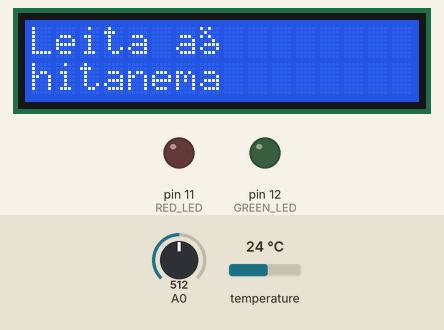
The sketch below on a simulated Arduino Uno, built with avr-gcc and run on an emulated ATmega328P. Shown: 16×2 character LCD, output pins drawn as LEDs (lit = HIGH). The inputs (shaded band) are chosen by the test bench; at power-on: A0 = 512, temperature 24 °C. EEPROM starts erased; pins used as bus, display or sensor lines are not drawn; what the sketch prints to the serial monitor is not drawn.

Above: at 3.1 s.
At 10.7 s:
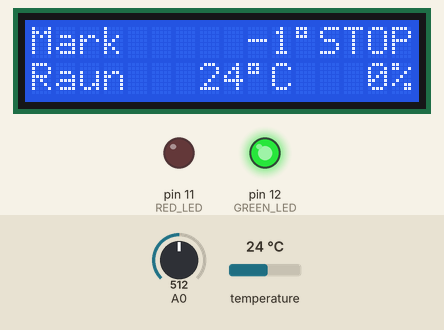
10.8 s: A0 set to 716
At 12.2 s:
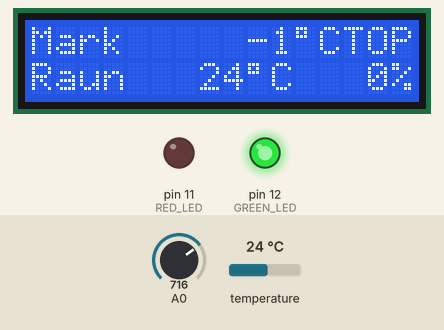
14.9 s: A0 set to 607
17.3 s: A0 set to 583
At 18.9 s:
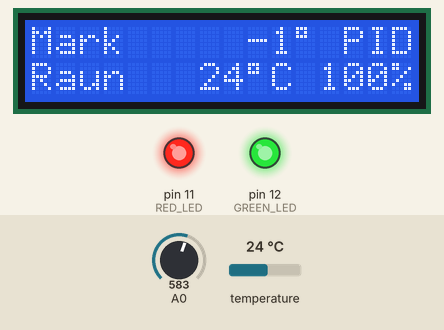
19.8 s: A0 set to 218
23.9 s: A0 set to 181
26.4 s: A0 set to 716
At 28.3 s:
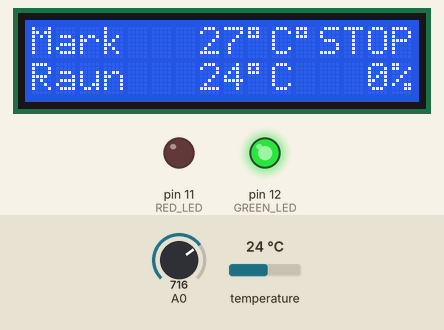
Timing chart, 0 to 29.4 s (numbered marks = the images above; inputs shaded):
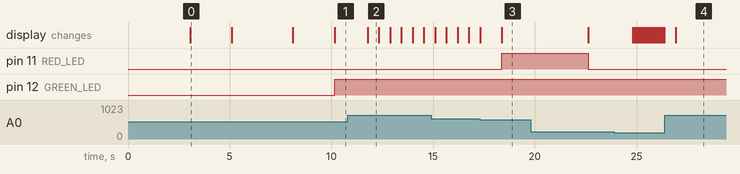

Measured:
- the behaviour switches between 600 and 599 on A0 (found by bisection; images 2 and 3)
- after the input at 10.8 s, the display: changes after 0.98 s (image 2)
- after the input at 17.3 s, pin 11 (RED_LED): LOW → HIGH after 1.1 s
- after the input at 26.4 s, pin 11 (RED_LED): stays LOW (without the input it goes to HIGH after 0.26 s); the display: changes after 0.53 s (image 4)
- what the display in image 0 shows lasts 2.0 s, from 3.1 s to 5.1 s
- what the display in image 2 shows lasts 0.5 s, from 11.8 s to 12.3 s

The sketch:

hitastyringv0.3.ino
```cpp
#include <EEPROM.h>
#include <OneWire.h>
#include <LiquidCrystal.h>
#include <AutoPID.h>

#define TYPE_MAX31850 3
#define ONE_WIRE_BUS 2
OneWire ds(2);       //Thermocouple

byte i;
byte present = 0;
byte data[12];
byte addr[8];

bool PID = true;     //use binary control (false) or PID control (true)

double readtemp;     //read temp from sensor
double settemp;
int inttemp;         //converted reading to int
int intset;          //setpoint temp
int setdiff = 30;         //difference from setpoint


int mintemp = 20;    //lower setpoint limit
int maxtemp = 1250;  //upper setpoint limit

uint8_t state = 2;   //0 ramp up // 1 PID // 2 cool

unsigned long lastTempUpdate;

#define TEMP_READ_DELAY 1000
#define OUTPUT_MIN 0
#define OUTPUT_MAX 255
#define KP 20       //15
#define KI 0.3     //0.002
#define KD 0        //0

double outputVal = 255;         //PWM out after first ramp-up

AutoPID myPID(&readtemp, &settemp, &outputVal, OUTPUT_MIN, OUTPUT_MAX, KP, KI, KD);

//LCD pin to Arduino
const int pin_RS = 8;
const int pin_EN = 9;
const int pin_d4 = 4;
const int pin_d5 = 5;
const int pin_d6 = 6;
const int pin_d7 = 7;
const int pin_BL = 10;

//custom "Í" letter for display
byte iii[8] ={
  B00010,
  B00100,
  B01110,
  B00100,
  B00100,
  B00100,
  B01110,
  B00000,
};

//custom "ð" letter for display
byte eth[8] ={
  B10100,
  B01000,
  B10100,
  B00010,
  B01111,
  B10001,
  B01110,
  B00000,
};


LiquidCrystal lcd( pin_RS,  pin_EN,  pin_d4,  pin_d5,  pin_d6,  pin_d7);

void setup() {
  //Set Digital Outputs
  pinMode(12, OUTPUT); //GREEN LED
  pinMode(11, OUTPUT); //RED LED
  pinMode(3, OUTPUT);  //SSR

  Serial.begin(9600);

  //Start Display
  lcd.begin(16, 2);
  lcd.createChar(0, iii);
  lcd.createChar(1, eth);
  lcd.setCursor(0,0);
  lcd.print("Hersluofn");
  lcd.setCursor(0,1);
  lcd.print("FabLab ");
  lcd.write(byte(0));
  lcd.print("sa");

  delay(3000);

  lcd.clear();
  lcd.setCursor(0,0);
  lcd.print("Leita a");
  lcd.write(byte(1));
  lcd.setCursor(0,1);
  lcd.print("hitanema");

  delay(2000);

  if (!ds.search(addr)){
    lcd.clear();
    lcd.setCursor(0,0);
    lcd.print("Fann ekki");
    lcd.setCursor(0,1);
    lcd.print("Hitanemann");
    Serial.println("Unable to find address for Device 0");
    delay(10000);
  }

  lcd.clear();

//  Serial.println("starting");
//  Serial.print("ROM =");
//  for( i = 0; i < 8; i++) {
//    Serial.write(' ');
//    Serial.print(addr[i], HEX);
//  }
//  if (OneWire::crc8(addr, 7) != addr[7]) {
//     Serial.println("CRC is not valid!");
//     return;
//  }
  lcd.setCursor(0,0);
  lcd.print("Hitanemi");
  lcd.setCursor(0,1);
  lcd.print("fundinn");

  delay(3000);

  lcd.clear();

  //Display Setup
  lcd.setCursor(0,0);
  lcd.print("Mark");
  lcd.setCursor(0,1);
  lcd.print("Raun");

  delay(50);

  //Read intset from EEPROM
  cli();
  byte byte1 = EEPROM.read(0);
  byte byte2 = EEPROM.read(1);
  intset = (byte1 << 8) + byte2;
  settemp = intset;
  sei();

  while (!updateTemp()) {}


  myPID.setBangBang(setdiff);

  myPID.setTimeStep(4000);

}

bool updateTemp() {   //read sensor
  if((millis() - lastTempUpdate) > TEMP_READ_DELAY){
    ds.reset();
    ds.select(addr);
    ds.write(0x44, 0);        // start conversion, without parasite power
    delay(1000);     // maybe 750ms is enough, maybe not
    present = ds.reset();
    ds.select(addr);
    ds.write(0xBE);         // Read Scratchpad
    for ( i = 0; i < 9; i++) {           // 9 bytes
      data[i] = ds.read();
    }
    int16_t raw = (data[1] << 8) | data[0];
    if (raw & 0x01) {
        Serial.println("**FAULT!**");
        return;
    } else {
      byte cfg = (data[4] & 0x60);
      // at lower res, the low bits are undefined, so let's zero them
      if (cfg == 0x00) raw = raw & ~7;  // 9 bit resolution, 93.75 ms
      else if (cfg == 0x20) raw = raw & ~3; // 10 bit res, 187.5 ms
      else if (cfg == 0x40) raw = raw & ~1; // 11 bit res, 375 ms
      //// default is 12 bit resolution, 750 ms conversion time
    }
        //convert to celcius
    readtemp = (float)raw / 16.0;
     return true;
    }
  return false;
}

void loop() {

// read "up/down" keys to adjust intset and save to EEPROM and "select" key to switch on/off
  int x;
  int tint5 = 300;            //from what intset change in 5°C intervals
  x = analogRead (0);
  if (x >= 200 && x < 400 && intset > mintemp){
    if(intset >= tint5 + 5)
      intset=intset-5;
    else
      intset--;
  EEPROM.write(0,intset >> 8);
  EEPROM.write(1,intset & 0xFF);
  //return;
  }else if (x >= 60 && x < 200 && intset < maxtemp){
    if(intset >= tint5)
      intset=intset+5;
    else
      intset++;
  EEPROM.write(0,intset >> 8);
  EEPROM.write(1,intset & 0xFF);
  //return;
  }else if (x >= 600 && x < 800){
    if(state == 0 || state == 1){
      state = 2;
      digitalWrite(11,LOW);
      digitalWrite(3,LOW);
      delay(500);
    }else{
      state = 0;
      delay(500);
    }
  //return;
  }else
    updateTemp();

//convert temp reading to int
  inttemp = readtemp;

//save intset to double
  settemp = intset;

// check length of temp reading
  int RLen;
  if(inttemp > 9999)
     RLen = 5;
  else if(inttemp > 999)
     RLen = 4;
  else if(inttemp > 99)
    RLen = 3;
  else if(inttemp > 9)
    RLen = 2;
  else if(inttemp > -1)
    RLen = 1;
  else if(inttemp > -10)
    RLen = 2;
  else if(inttemp > -20)
    RLen = 3;
  else
    RLen = 0;

// display readttemp
  if(RLen>0 && RLen <5){
    lcd.setCursor(5,1);
    for (int i=0; i < 4-RLen ;i++)
    lcd.print(" ");
    lcd.print(inttemp);
    lcd.print("\337C");
    digitalWrite(12,HIGH);
  }
  else{
    lcd.setCursor(5,1);
    lcd.print(" ERROR");
    digitalWrite(12,LOW);
    digitalWrite(11,LOW);
    digitalWrite(3,LOW);
  }

//   Serial.print("State: ");
//   Serial.print(state);

   Serial.print(" Temp: ");
   Serial.print(readtemp);

   Serial.print(" Set: ");
   Serial.print(intset);

   Serial.println();


// check length of intset
  int SLen;
  if(intset > 9999)
     SLen = 5;
  else if(intset > 999)
     SLen = 4;
  else if(intset > 99)
    SLen = 3;
  else if(intset > 9)
    SLen = 2;
  else if(intset > -1)
    SLen = 1;
  else
    SLen = 0;

//display intset
  lcd.setCursor(5,0);
  for (int i=0; i < 4-SLen ; i++)
    lcd.print(" ");
  lcd.print(intset);
  lcd.print("\337C");

//setdiff calculation to trigger Ramp Up
//  setdiff = intset*0.2;

// Simple binary control
  if(PID == false && state == 0){
    float tol=0.03; //tolerance for switching
    if(readtemp < intset*(1-tol)){
      digitalWrite(11,HIGH);
      digitalWrite(3,HIGH);
    }
    if(readtemp > intset){
      digitalWrite(11,LOW);
      digitalWrite(3,LOW);
    }
  }


//PID Control
  if(PID == true){
    if(state == 0)
    ramp_up();
    else if(state == 1)
    PID_control();
    else
    cool();
  }

  delay(50);
}


//Rising temp to setpoint diff from setpoint
void ramp_up(void){

  if(readtemp < (intset - setdiff)){
    digitalWrite(3,HIGH);
    lcd.setCursor(12,0);
    lcd.print("UPPH");
    lcd.setCursor(12,1);
    lcd.print("100%");
    for(i=0; i<255; i++){
      analogWrite(11,i);
      delay(5);
    }
  }
  else{
    state = 1;
    Serial.println("Switching to PID mode");
  }
}


// PID Control
void PID_control(void){
  if(readtemp > (intset - 2*setdiff)){
    myPID.run();
    analogWrite(3, outputVal);
    analogWrite(11, outputVal);
    lcd.setCursor(12,0);
    lcd.print(" PID");
    lcd.setCursor(12,1);
    int outpro = outputVal*100/255;
    if(outpro < 10){
      lcd.print("  ");
      lcd.print(outpro);
    }else if(outpro <100){
      lcd.print(" ");
      lcd.print(outpro);
    }else{
      lcd.print(outpro);
    }
    lcd.print("%");
   // Serial.println(outpro);
  }else{
    digitalWrite(3,HIGH);
    state = 0;
    Serial.println("Switching to Ramp Up Mode");
  }
}

void cool(void){
    lcd.setCursor(12,0);
    lcd.print("STOP");
    lcd.setCursor(12,1);
    lcd.print("  0%");
    digitalWrite(11,LOW);
    digitalWrite(3,LOW);
}
```
